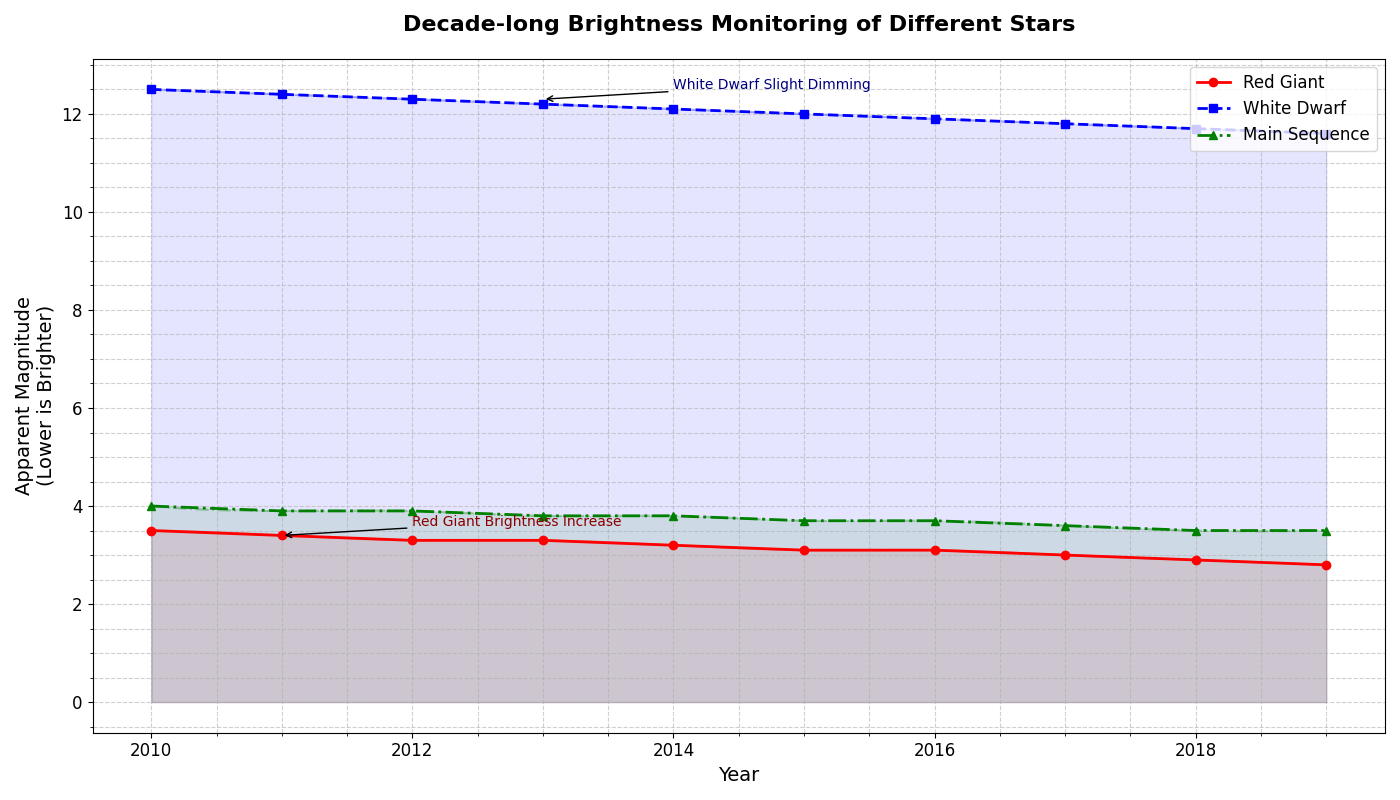

The Python source for this figure:
import matplotlib.pyplot as plt
import numpy as np

# Backstory:
# An astronomical observatory has been monitoring the brightness (magnitude) of three different stars over a decade. 
# The data consists of magnitude readings taken annually. 
# The stars are categorized by their spectral type: Red Giant, White Dwarf, and Main Sequence.

# Years of observation
years = np.arange(2010, 2020)

# Artificial data for star magnitude (lower values indicate brighter stars, in astronomical magnitude units)
red_giant_magnitudes = np.array([3.5, 3.4, 3.3, 3.3, 3.2, 3.1, 3.1, 3.0, 2.9, 2.8])
white_dwarf_magnitudes = np.array([12.5, 12.4, 12.3, 12.2, 12.1, 12.0, 11.9, 11.8, 11.7, 11.6])
main_sequence_magnitudes = np.array([4.0, 3.9, 3.9, 3.8, 3.8, 3.7, 3.7, 3.6, 3.5, 3.5])

# Set up the figure and axis
fig, ax = plt.subplots(figsize=(14, 8))

# Plotting the magnitude data as line plots
ax.plot(years, red_giant_magnitudes, label='Red Giant', color='red', marker='o', linestyle='-', linewidth=2)
ax.plot(years, white_dwarf_magnitudes, label='White Dwarf', color='blue', marker='s', linestyle='--', linewidth=2)
ax.plot(years, main_sequence_magnitudes, label='Main Sequence', color='green', marker='^', linestyle='-.', linewidth=2)

# Fill areas between the lines and the x-axis for emphasis on brightness changes
ax.fill_between(years, red_giant_magnitudes, color='red', alpha=0.1)
ax.fill_between(years, white_dwarf_magnitudes, color='blue', alpha=0.1)
ax.fill_between(years, main_sequence_magnitudes, color='green', alpha=0.1)

# Adding trendlines to indicate the general trend over the years (Cubic spline for smoothness)
from scipy.interpolate import make_interp_spline

# Spline interpolation for a smooth fitting line
def smooth_trendline(x, y, color):
    spline = make_interp_spline(x, y, k=3)
    x_range = np.linspace(min(x), max(x), 300)
    smooth_y = spline(x_range)
    return x_range, smooth_y

rg_x, rg_smooth = smooth_trendline(years, red_giant_magnitudes, 'red')
wd_x, wd_smooth = smooth_trendline(years, white_dwarf_magnitudes, 'blue')
ms_x, ms_smooth = smooth_trendline(years, main_sequence_magnitudes, 'green')

ax.plot(rg_x, rg_smooth, color='red', linestyle='-', alpha=0.3)
ax.plot(wd_x, wd_smooth, color='blue', linestyle='--', alpha=0.3)
ax.plot(ms_x, ms_smooth, color='green', linestyle='-.', alpha=0.3)

# Set title and labels
ax.set_title('Decade-long Brightness Monitoring of Different Stars', fontsize=16, fontweight='bold', pad=20)
ax.set_xlabel('Year', fontsize=14)
ax.set_ylabel('Apparent Magnitude\n(Lower is Brighter)', fontsize=14)

# Customize grid lines and tick marks
ax.grid(True, which='both', linestyle='--', alpha=0.6)
ax.minorticks_on()
ax.tick_params(axis='both', which='major', labelsize=12)

# Adding a legend
ax.legend(loc='upper right', fontsize=12, frameon=True)

# Annotate significant points and events in the data for clarity
ax.annotate('Red Giant Brightness Increase', xy=(2011, 3.4), xytext=(2012, 3.6),
            arrowprops=dict(facecolor='gray', arrowstyle='->'), fontsize=10, color='darkred')
ax.annotate('White Dwarf Slight Dimming', xy=(2013, 12.3), xytext=(2014, 12.5),
            arrowprops=dict(facecolor='gray', arrowstyle='->'), fontsize=10, color='navy')

# Automatically adjust layout for optimal display
plt.tight_layout()

# Display the plot
plt.show()
